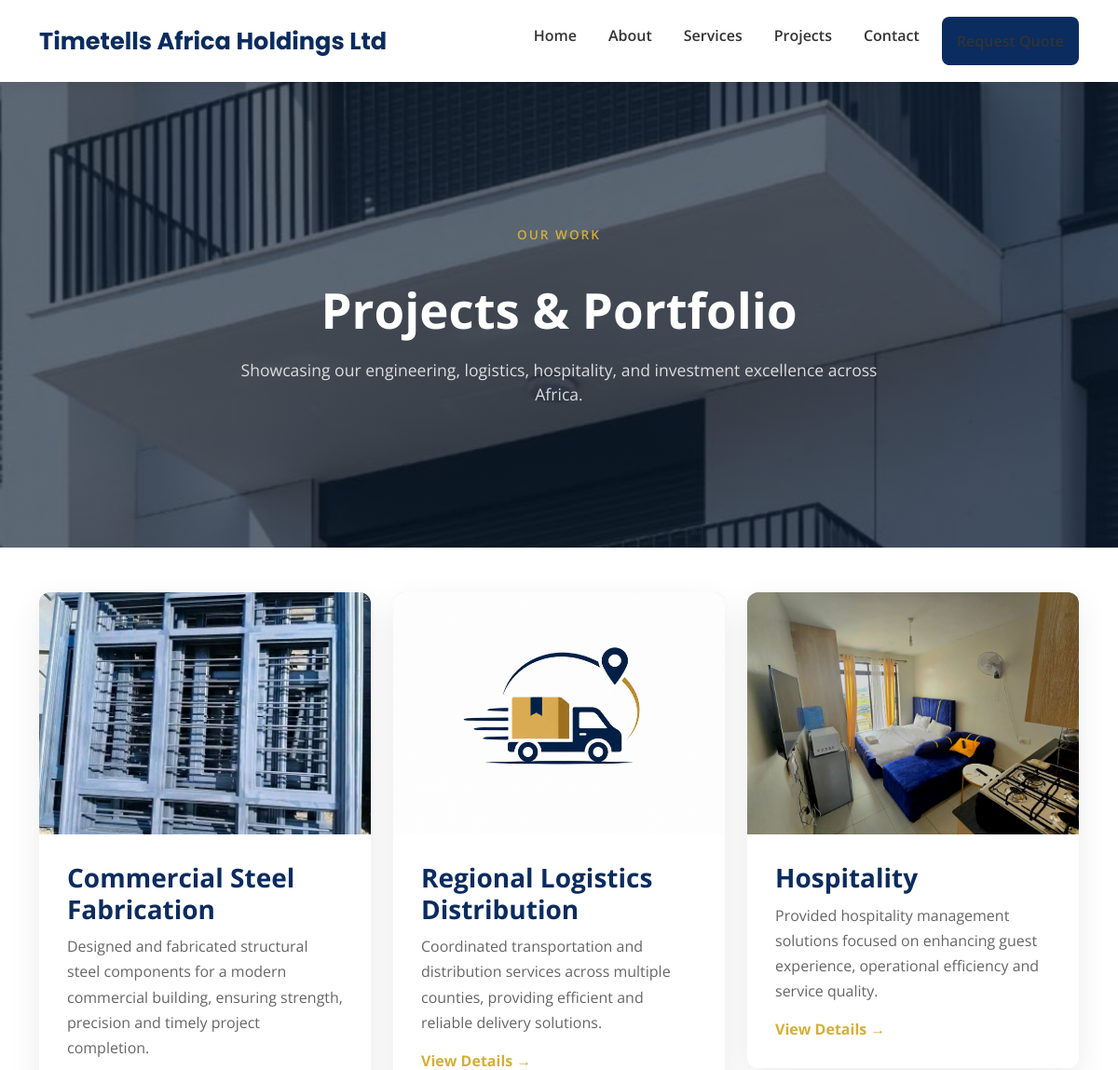
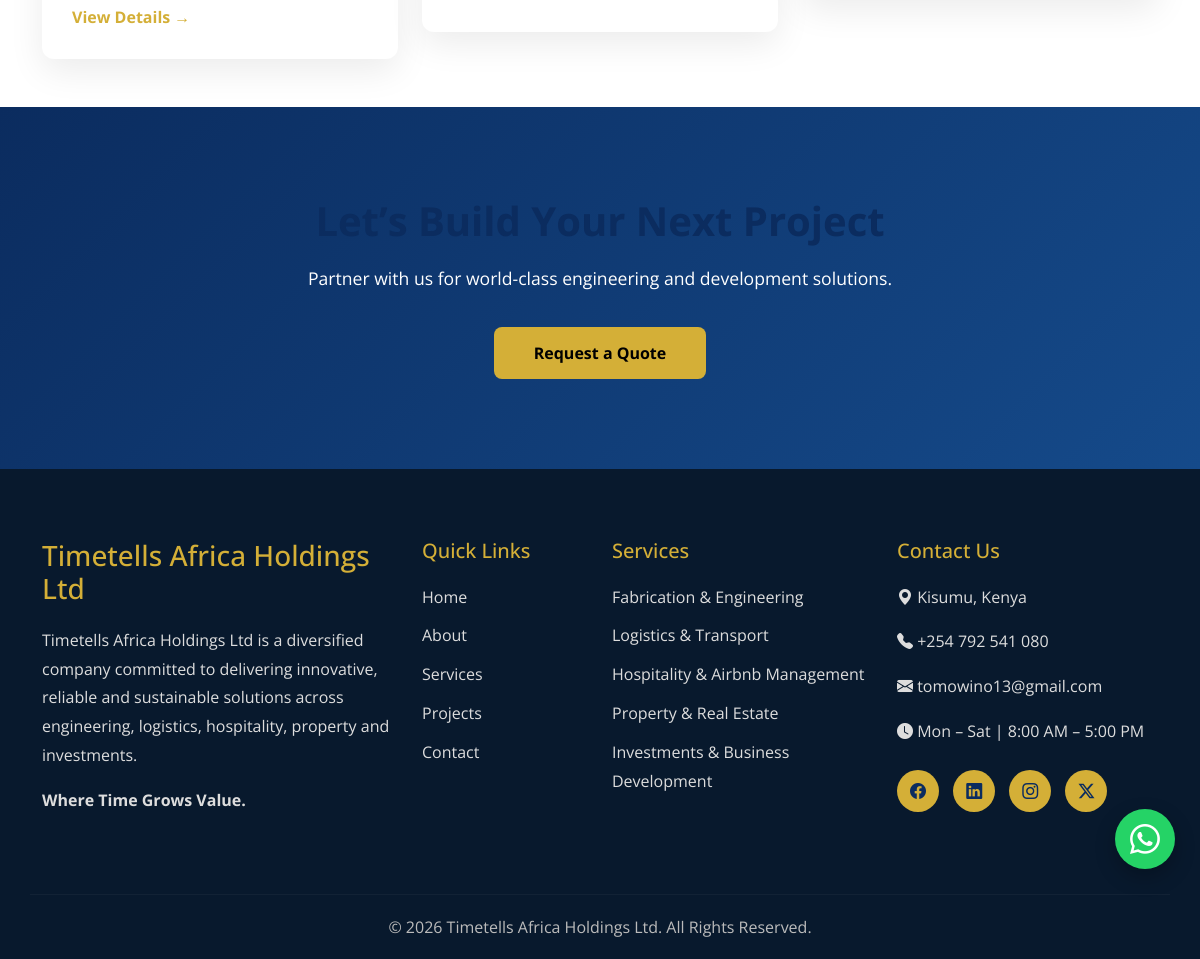
/projects/, run on the app's committed database (2 pictures, top to bottom).
### core/models.py (models this page shows, shortened)
class Project(models.Model):
    title = models.CharField(max_length=150)
    description = models.TextField()
    image = models.ImageField(upload_to='projects/', blank=True, null=True)

### core/views.py (the view)
# urls.py: path('projects/', views.projects, name='projects'),
def projects(request):
    projects = Project.objects.all()
    context = {
        "projects": projects
    }
    return render(request, "core/projects.html", context)

### core/templates/core/projects.html (shortened to what this page needs)
{% extends 'core/base.html' %}
{% block content %}
<section class="page-banner">
    <div class="container banner-content">
        <span class="section-tag">OUR WORK</span>
        <h1>Projects & Portfolio</h1>
        <p>
            Showcasing our engineering, logistics, hospitality, and investment excellence across Africa.
        </p>
    </div>
</section>
<section class="py-5">
    <div class="container">
        <div class="row g-4">
            {% for project in projects %}
            <div class="col-md-6 col-lg-4">
                <div class="project-card">
                    <div class="project-image">
                        {% if project.image %}
                            <img src="{{ project.image.url }}" alt="{{ project.title }}">
                        {% else %}
                            <img src="/static/core/images/placeholder.jpg" alt="Project">
                        {% endif %}
                    </div>
                    <div class="project-content">
                        <h3>{{ project.title }}</h3>
                        <p>{{ project.description }}</p>
                        <a href="#" class="project-link">
                            View Details →
                        </a>
                    </div>
                </div>
            </div>
            {% endfor %}
        </div>
    </div>
</section>
<section class="cta">
    <div class="container">
        <h2>Let’s Build Your Next Project</h2>
        <p>Partner with us for world-class engineering and development solutions.</p>
        <a href="{% url 'quote' %}" class="btn">Request a Quote</a>
    </div>
</section>
{% endblock %}

### core/static/core/css/style.css (style rules this page uses)
body { font-family: 'Open Sans', sans-serif; color:#333; background:#fff; }
.service-card, .project-card, .why-card { border:none; border-radius:16px; transition:.35s; overflow:hidden; box-shadow:0 10px 25px rgba(0,0,0,.08); }
.project-card img { height:250px; object-fit:cover; }
.project-image { height:250px; display:flex; align-items:center; justify-content:center; background:#ececec; font-weight:600; color:#777; }
html { scroll-behavior:smooth; }

### core/static/core/css/services-page.css (style rules this page uses)
.page-banner { position: relative; min-height: 500px; display: flex; align-items: center; justify-content: center; background-image: linear-gradient(rgba(8,25,45,.65), rgba(8,25,45,.65)), url("/static/core/images/business-banner.jpg"); background-size: cover; background-position: center; background-repeat: no-repeat; color: #fff; }
.banner-content { position:relative; z-index:2; text-align: center; }
.section-tag { color:#D4AF37; font-weight:700; letter-spacing:3px; font-size:.85rem; }
.page-banner h1 { font-size:3.3rem; font-weight:700; margin:20px 0; }
.page-banner p { max-width:700px; margin:auto; color:#ddd; font-size:1.1rem; }

### core/static/core/css/responsive.css (style rules this page uses)
html { scroll-behavior: smooth; }

### core/static/core/css/projects.css (style rules this page uses)
.project-card { border:none; border-radius:18px; overflow:hidden; transition:.4s; box-shadow:0 12px 30px rgba(0,0,0,.08); }
.project-card img { height:260px; object-fit:cover; }
.project-image { height:260px; background:#ddd; display:flex; justify-content:center; align-items:center; font-weight:bold; color:#666; }
.project-card p { color:#666; }

### core/static/core/css/projects-page.css (style rules this page uses)
.project-card { background:#fff; border-radius:16px; overflow:hidden; box-shadow:0 12px 30px rgba(0,0,0,.08); transition:.4s; }
.project-image img { width:100%; height:240px; object-fit:cover; transition:.5s; }
.project-content { padding:25px; }
.project-content h3 { color:#0B2C5F; font-weight:700; margin-bottom:10px; }
.project-content p { color:#666; line-height:1.7; margin-bottom:15px; }
.project-link { color:#D4AF37; font-weight:700; text-decoration:none; }

### core/static/core/css/cta.css (style rules this page uses)
.cta { padding:90px 20px; background:linear-gradient(135deg,#0B2C5F,#154A8A); text-align:center; color:white; }
.cta h2 { font-size:2.5rem; font-weight:700; margin-bottom:20px; }
.cta p { max-width:700px; margin:auto; margin-bottom:35px; font-size:1.1rem; }
.cta .btn { background:#D4AF37; color:#000; border:none; font-weight:700; padding:14px 40px; border-radius:8px; }

### core/static/core/css/home.css (style rules this page uses)
:root { --primary:#0B2C5F; --gold:#D4AF37; --dark:#07111F; --light:#F8F9FA; --text:#555; }
body { overflow-x:hidden; }
.section-tag { display:inline-block; color:var(--gold); font-weight:600; letter-spacing:2px; margin-bottom:18px; }
section { padding:110px 0; }
section h2 { color:var(--primary); font-size:2.6rem; margin-bottom:25px; }
.project-card { background:white; border-radius:12px; overflow:hidden; box-shadow:0 12px 35px rgba(0,0,0,.08); transition:.3s; }
.project-card img { width:100%; height:260px; object-fit:cover; }
.project-content { padding:30px; }

### data on the page
Project: image (picture), title "Commercial Steel Fabrication", description "Designed and fabricated structural steel components for a modern commercial building, ensuring strength, precision and timely project completion."
Project: image (picture), title "Regional Logistics Distribution", description "Coordinated transportation and distribution services across multiple counties, providing efficient and reliable delivery solutions."
Project: image (picture), title "Hospitality", description "Provided hospitality management solutions focused on enhancing guest experience, operational efficiency and service quality."
